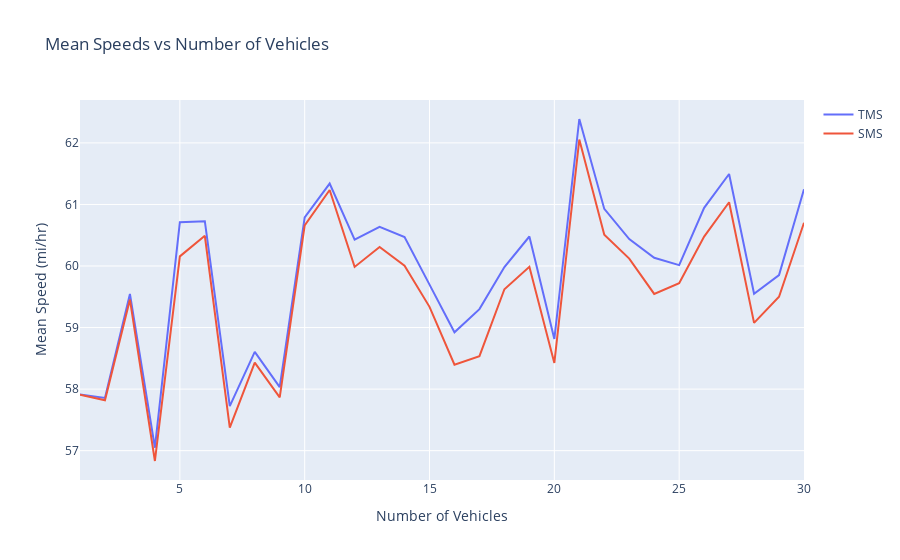

The notebook cell this image was saved under:
### Code cell
import plotly.graph_objects as go

fig = go.Figure(
    layout=go.Layout(
        title="Mean Speeds vs Number of Vehicles",
        xaxis_title="Number of Vehicles",
        yaxis_title="Mean Speed (mi/hr)",
    )
)

fig.add_trace(
    go.Scatter(
        x=mean_speeds["num_vehicles"],
        y=mean_speeds["tms"],
        name="TMS",
    )
)
fig.add_trace(
    go.Scatter(
        x=mean_speeds["num_vehicles"],
        y=mean_speeds["sms"],
        name="SMS",
    )
)

fig.show()

### Figure 1 — Plotly figure (JSON) as saved in the notebook; plotly's stock layout.template omitted (floating-point values rounded to 4 significant figures)
{"data": [{"name": "TMS", "type": "scatter", "x": [1.0, 2.0, 3.0, 4.0, 5.0, 6.0, 7.0, 8.0, 9.0, 10.0, 11.0, 12.0, 13.0, 14.0, 15.0, 16.0, 17.0, 18.0, 19.0, 20.0, 21.0, 22.0, 23.0, 24.0, 25.0, 26.0, 27.0, 28.0, 29.0, 30.0], "y": [57.91, 57.86, 59.55, 57.05, 60.71, 60.73, 57.72, 58.61, 58.03, 60.79, 61.34, 60.43, 60.64, 60.47, 59.7, 58.92, 59.3, 59.98, 60.48, 58.81, 62.39, 60.93, 60.44, 60.13, 60.01, 60.95, 61.49, 59.55, 59.85, 61.25]}, {"name": "SMS", "type": "scatter", "x": [1.0, 2.0, 3.0, 4.0, 5.0, 6.0, 7.0, 8.0, 9.0, 10.0, 11.0, 12.0, 13.0, 14.0, 15.0, 16.0, 17.0, 18.0, 19.0, 20.0, 21.0, 22.0, 23.0, 24.0, 25.0, 26.0, 27.0, 28.0, 29.0, 30.0], "y": [57.91, 57.82, 59.46, 56.83, 60.16, 60.49, 57.37, 58.43, 57.86, 60.66, 61.23, 59.99, 60.31, 60.01, 59.34, 58.4, 58.54, 59.62, 59.99, 58.43, 62.06, 60.51, 60.12, 59.55, 59.72, 60.48, 61.04, 59.08, 59.5, 60.7]}], "layout": {"title": {"text": "Mean Speeds vs Number of Vehicles"}, "xaxis": {"title": {"text": "Number of Vehicles"}}, "yaxis": {"title": {"text": "Mean Speed (mi/hr)"}}}}
